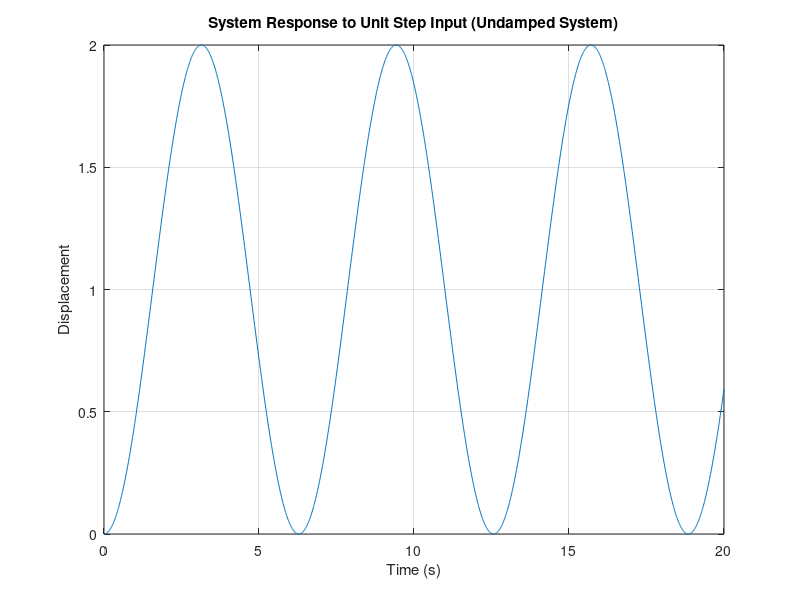

Recreate this plot in MATLAB.
% Given parameters
m = 1; % mass (kg)
k = 1; % spring constant (N/m)
b = 0; % damping coefficient (zero for undamped system)

% Define the transfer function
num = 1;
den = [m, b, k];
sys = tf(num, den);

% Define time vector
t = 0:0.01:20; % Time from 0 to 20 seconds with 0.01s intervals

% System response to unit step input
unit_step_response = step(sys, t);

% Plot system response
plot(t, unit_step_response);
title('System Response to Unit Step Input (Undamped System)');
xlabel('Time (s)');
ylabel('Displacement');
grid on;
